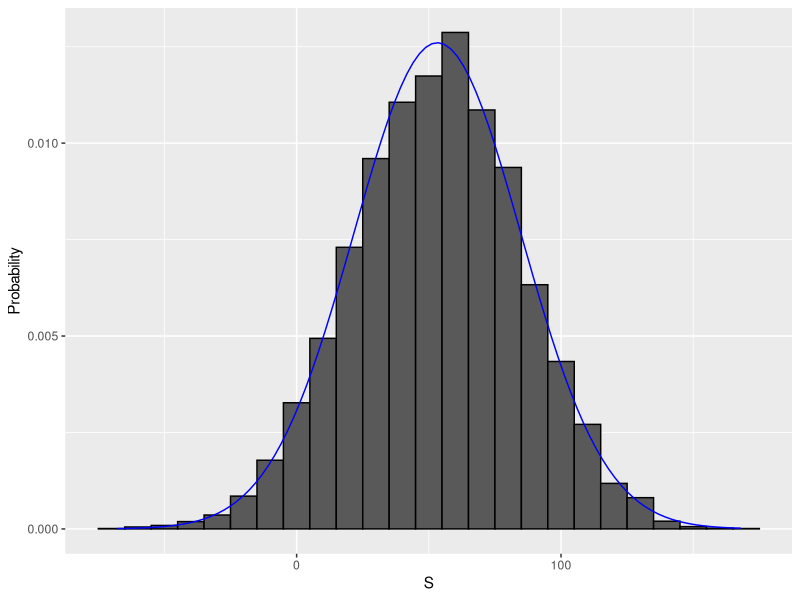

Source code (R):
#3.Prob 3.2 random variables, sampling models, CLT, Monte Carlo examples

beads <- rep(c("red", "blue"), times = c(2, 3))
X <- ifelse(sample(beads, 1) == "blue", 1, 0)

#sampling model 1: define urn then sample
color <-rep(c("Black", "Red", "Green"), times = c(18, 18, 2))
n <- 1000
X <- sample(ifelse(color == "Red", -1, 1), n, replace = TRUE)
X[1:10]

#sampling model 2: define urn inside sample function by noting probabilities
x <- sample(c(-1, 1), n, replace = TRUE, prob=c(9/19, 10/19))
S <- sum(x)
S
#use monte carlo sim to estimate prob of casino losing money
n < -1000 # number of players
B <- 10000 # number of monte carlo experiments
S <- replicate(B, {
  x <- sample(c(-1, 1), n, replace = TRUE, prob=c(9/19, 10/19)) #simulate 1000 spins
  sum(x) # determine total profit
})
mean(S < 0) #probability of casino losing money

#plot histogram of observed values of S and normal density curve
library(tidyverse)
s <- seq(min(S), max(S), length = 100) # sequence of 100 values across range of S
normal_density <- data.frame(s=s, f=dnorm(s, mean(S), sd(S))) #generate normal density for S
data.frame (S = S) %>% ggplot(aes(S, ..density..)) + geom_histogram(color = "black", binwidth = 10) + ylab("Probability") + geom_line(data = normal_density, mapping = aes(s, f), color = "blue")

p_green <- 2/38
p_not_green <- 1-p_green
n <- 100
avg <- n* (17*p_green + -1*p_not_green) # avg outcome of 100 spins if win $17 when ball lands on green, lose $1 if lands elsewhere
se <- sqrt(n) * (17--1)*sqrt(p_green*p_not_green) #standard error of sum of 100 outcomes

#compute probability that you win money betting on green 100 times
1-pnorm(0, avg, se)

#Monte Carlo sim that generates 10,000 outcomes of S, the sum of 100 bets
B <-10000
S <- replicate(B, {
  x <- sample(c(17, -1), n, replace = TRUE, prob = c(p_green, p_not_green))
  sum(x)
})
mean(S)
sd(S)
#calculate proportion of outcomes in vector S that exceed $0 / prob of winning money
mean(S > 0)
#create a random variable Y that contains average winnings per bet after betting on green 10,000 times
X <- sample(c(17, -1), 10000, replace = TRUE, prob = c(p_green, p_not_green))
Y <-mean(X)
Y
#what is the expected value of Y, the average outcome per bet?
17*p_green + -1*p_not_green
#standard error of Y after 10000 bets?
n <- 10000
abs(17--1)*sqrt(p_green*p_not_green)/sqrt(n)


